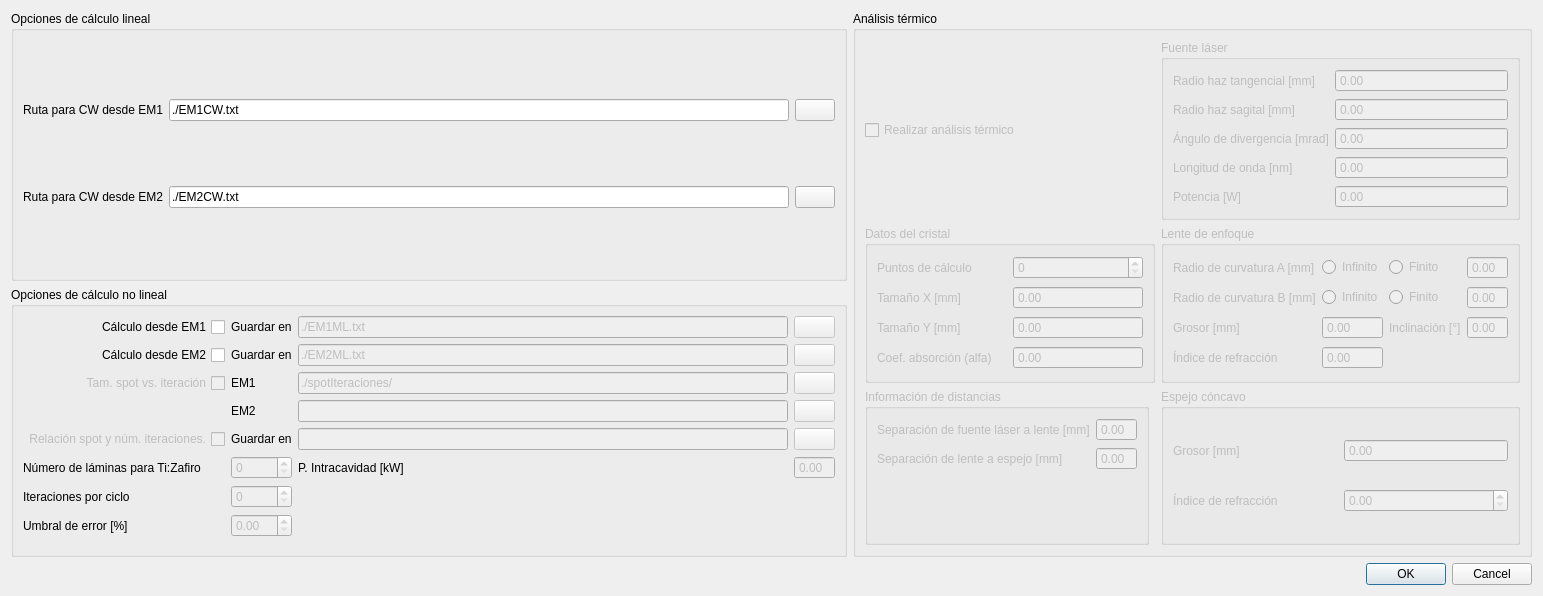
<?xml version="1.0" encoding="UTF-8"?>
<ui version="4.0">
 <class>opcionesLaser</class>
 <widget class="QDialog" name="opcionesLaser">
  <property name="enabled">
   <bool>true</bool>
  </property>
  <property name="geometry">
   <rect>
    <x>0</x>
    <y>0</y>
    <width>1543</width>
    <height>596</height>
   </rect>
  </property>
  <property name="windowTitle">
   <string>Dialog</string>
  </property>
  <layout class="QGridLayout" name="gridLayout">
   <item row="0" column="1">
    <widget class="QGroupBox" name="OpLin">
     <property name="title">
      <string>Opciones de cálculo lineal</string>
     </property>
     <layout class="QGridLayout" name="gridLayout_2">
      <item row="1" column="2">
       <widget class="QPushButton" name="menuRutaEM2CW">
        <property name="enabled">
         <bool>true</bool>
        </property>
        <property name="layoutDirection">
         <enum>Qt::LeftToRight</enum>
        </property>
        <property name="text">
         <string/>
        </property>
        <property name="icon">
         <iconset>
          <normaloff>../../../../../../usr/share/icons/Adwaita/22x22/places/folder.png</normaloff>../../../../../../usr/share/icons/Adwaita/22x22/places/folder.png</iconset>
        </property>
       </widget>
      </item>
      <item row="0" column="1">
       <widget class="QLineEdit" name="rutaEM1CW">
        <property name="enabled">
         <bool>true</bool>
        </property>
        <property name="text">
         <string>./EM1CW.txt</string>
        </property>
        <property name="placeholderText">
         <string/>
        </property>
       </widget>
      </item>
      <item row="0" column="2">
       <widget class="QPushButton" name="menuRutaEM1CW">
        <property name="enabled">
         <bool>true</bool>
        </property>
        <property name="layoutDirection">
         <enum>Qt::LeftToRight</enum>
        </property>
        <property name="text">
         <string/>
        </property>
        <property name="icon">
         <iconset>
          <normaloff>../../../../../../usr/share/icons/Adwaita/22x22/places/folder.png</normaloff>../../../../../../usr/share/icons/Adwaita/22x22/places/folder.png</iconset>
        </property>
       </widget>
      </item>
      <item row="0" column="0">
       <widget class="QLabel" name="label">
        <property name="text">
         <string>Ruta para CW desde EM1</string>
        </property>
       </widget>
      </item>
      <item row="1" column="0">
       <widget class="QLabel" name="label_2">
        <property name="text">
         <string>Ruta para CW desde EM2</string>
        </property>
       </widget>
      </item>
      <item row="1" column="1">
       <widget class="QLineEdit" name="rutaEM2CW">
        <property name="enabled">
         <bool>true</bool>
        </property>
        <property name="text">
         <string>./EM2CW.txt</string>
        </property>
        <property name="placeholderText">
         <string/>
        </property>
       </widget>
      </item>
     </layout>
    </widget>
   </item>
   <item row="2" column="1" colspan="2">
    <widget class="QDialogButtonBox" name="buttonBox">
     <property name="orientation">
      <enum>Qt::Horizontal</enum>
     </property>
     <property name="standardButtons">
      <set>QDialogButtonBox::Cancel|QDialogButtonBox::Ok</set>
     </property>
    </widget>
   </item>
   <item row="0" column="2" rowspan="2">
    <widget class="QGroupBox" name="OpTerm">
     <property name="title">
      <string>Análisis térmico</string>
     </property>
     <layout class="QGridLayout" name="gridLayout_4">
      <item row="0" column="3">
       <widget class="QGroupBox" name="Pump">
        <property name="enabled">
         <bool>false</bool>
        </property>
        <property name="title">
         <string>Fuente láser</string>
        </property>
        <layout class="QFormLayout" name="formLayout">
         <item row="0" column="0">
          <widget class="QLabel" name="label_10">
           <property name="text">
            <string>Radio haz tangencial [mm]</string>
           </property>
          </widget>
         </item>
         <item row="1" column="0">
          <widget class="QLabel" name="label_11">
           <property name="text">
            <string>Radio haz sagital [mm]</string>
           </property>
          </widget>
         </item>
         <item row="0" column="1">
          <widget class="QDoubleSpinBox" name="wPumpTan">
           <property name="buttonSymbols">
            <enum>QAbstractSpinBox::NoButtons</enum>
           </property>
          </widget>
         </item>
         <item row="1" column="1">
          <widget class="QDoubleSpinBox" name="wPumpSag">
           <property name="buttonSymbols">
            <enum>QAbstractSpinBox::NoButtons</enum>
           </property>
          </widget>
         </item>
         <item row="2" column="0">
          <widget class="QLabel" name="label_14">
           <property name="text">
            <string>Ángulo de divergencia [mrad]</string>
           </property>
          </widget>
         </item>
         <item row="2" column="1">
          <widget class="QDoubleSpinBox" name="pumpDiv">
           <property name="buttonSymbols">
            <enum>QAbstractSpinBox::NoButtons</enum>
           </property>
          </widget>
         </item>
         <item row="3" column="0">
          <widget class="QLabel" name="label_18">
           <property name="text">
            <string>Longitud de onda [nm]</string>
           </property>
          </widget>
         </item>
         <item row="3" column="1">
          <widget class="QDoubleSpinBox" name="lambdaPump">
           <property name="buttonSymbols">
            <enum>QAbstractSpinBox::NoButtons</enum>
           </property>
          </widget>
         </item>
         <item row="4" column="0">
          <widget class="QLabel" name="label_19">
           <property name="text">
            <string>Potencia [W]</string>
           </property>
          </widget>
         </item>
         <item row="4" column="1">
          <widget class="QDoubleSpinBox" name="pumpP">
           <property name="buttonSymbols">
            <enum>QAbstractSpinBox::NoButtons</enum>
           </property>
          </widget>
         </item>
        </layout>
       </widget>
      </item>
      <item row="3" column="3">
       <widget class="QGroupBox" name="Espejo">
        <property name="enabled">
         <bool>false</bool>
        </property>
        <property name="title">
         <string>Espejo cóncavo</string>
        </property>
        <layout class="QGridLayout" name="gridLayout_5">
         <item row="0" column="0">
          <widget class="QLabel" name="label_20">
           <property name="text">
            <string>Grosor [mm]</string>
           </property>
          </widget>
         </item>
         <item row="0" column="1">
          <widget class="QDoubleSpinBox" name="tESpinBox">
           <property name="buttonSymbols">
            <enum>QAbstractSpinBox::NoButtons</enum>
           </property>
          </widget>
         </item>
         <item row="1" column="0">
          <widget class="QLabel" name="label_21">
           <property name="text">
            <string>Índice de refracción</string>
           </property>
          </widget>
         </item>
         <item row="1" column="1">
          <widget class="QDoubleSpinBox" name="nESpinBox"/>
         </item>
        </layout>
       </widget>
      </item>
      <item row="1" column="3">
       <widget class="QGroupBox" name="Lente">
        <property name="enabled">
         <bool>false</bool>
        </property>
        <property name="title">
         <string>Lente de enfoque</string>
        </property>
        <layout class="QGridLayout" name="gridLayout_6">
         <item row="2" column="2">
          <widget class="QLabel" name="label_16">
           <property name="text">
            <string>Inclinación [°]</string>
           </property>
          </widget>
         </item>
         <item row="0" column="0">
          <widget class="QLabel" name="label_12">
           <property name="text">
            <string>Radio de curvatura A [mm]</string>
           </property>
          </widget>
         </item>
         <item row="2" column="3">
          <widget class="QDoubleSpinBox" name="inclinacionSpinBox">
           <property name="buttonSymbols">
            <enum>QAbstractSpinBox::NoButtons</enum>
           </property>
          </widget>
         </item>
         <item row="0" column="1">
          <widget class="QRadioButton" name="R11Inf">
           <property name="text">
            <string>Infinito</string>
           </property>
           <attribute name="buttonGroup">
            <string notr="true">R11</string>
           </attribute>
          </widget>
         </item>
         <item row="0" column="3">
          <widget class="QDoubleSpinBox" name="R11SpinBox">
           <property name="buttonSymbols">
            <enum>QAbstractSpinBox::NoButtons</enum>
           </property>
          </widget>
         </item>
         <item row="0" column="2">
          <widget class="QRadioButton" name="R11Fin">
           <property name="text">
            <string>Finito</string>
           </property>
           <attribute name="buttonGroup">
            <string notr="true">R11</string>
           </attribute>
          </widget>
         </item>
         <item row="2" column="0">
          <widget class="QLabel" name="label_15">
           <property name="text">
            <string>Grosor [mm]</string>
           </property>
          </widget>
         </item>
         <item row="2" column="1">
          <widget class="QDoubleSpinBox" name="tLSpinBox">
           <property name="buttonSymbols">
            <enum>QAbstractSpinBox::NoButtons</enum>
           </property>
          </widget>
         </item>
         <item row="1" column="0">
          <widget class="QLabel" name="label_13">
           <property name="text">
            <string>Radio de curvatura B [mm]</string>
           </property>
          </widget>
         </item>
         <item row="1" column="1">
          <widget class="QRadioButton" name="R12Inf">
           <property name="text">
            <string>Infinito</string>
           </property>
           <attribute name="buttonGroup">
            <string notr="true">R12</string>
           </attribute>
          </widget>
         </item>
         <item row="1" column="2">
          <widget class="QRadioButton" name="R12Fin">
           <property name="text">
            <string>Finito</string>
           </property>
           <attribute name="buttonGroup">
            <string notr="true">R12</string>
           </attribute>
          </widget>
         </item>
         <item row="1" column="3">
          <widget class="QDoubleSpinBox" name="R12SpinBox">
           <property name="buttonSymbols">
            <enum>QAbstractSpinBox::NoButtons</enum>
           </property>
          </widget>
         </item>
         <item row="3" column="0">
          <widget class="QLabel" name="label_17">
           <property name="text">
            <string>Índice de refracción</string>
           </property>
          </widget>
         </item>
         <item row="3" column="1">
          <widget class="QDoubleSpinBox" name="nLSpinBox">
           <property name="buttonSymbols">
            <enum>QAbstractSpinBox::NoButtons</enum>
           </property>
          </widget>
         </item>
        </layout>
       </widget>
      </item>
      <item row="1" column="1" colspan="2">
       <widget class="QGroupBox" name="Cristal">
        <property name="enabled">
         <bool>false</bool>
        </property>
        <property name="title">
         <string>Datos del cristal</string>
        </property>
        <layout class="QGridLayout" name="gridLayout_7">
         <item row="0" column="0">
          <widget class="QLabel" name="label_6">
           <property name="text">
            <string>Puntos de cálculo</string>
           </property>
          </widget>
         </item>
         <item row="2" column="0">
          <widget class="QLabel" name="label_8">
           <property name="text">
            <string>Tamaño Y [mm]</string>
           </property>
          </widget>
         </item>
         <item row="1" column="1">
          <widget class="QDoubleSpinBox" name="tamX">
           <property name="enabled">
            <bool>false</bool>
           </property>
           <property name="buttonSymbols">
            <enum>QAbstractSpinBox::NoButtons</enum>
           </property>
          </widget>
         </item>
         <item row="0" column="1">
          <widget class="QSpinBox" name="N">
           <property name="enabled">
            <bool>false</bool>
           </property>
          </widget>
         </item>
         <item row="1" column="0">
          <widget class="QLabel" name="label_7">
           <property name="text">
            <string>Tamaño X [mm]</string>
           </property>
          </widget>
         </item>
         <item row="2" column="1">
          <widget class="QDoubleSpinBox" name="tamY">
           <property name="enabled">
            <bool>false</bool>
           </property>
           <property name="buttonSymbols">
            <enum>QAbstractSpinBox::NoButtons</enum>
           </property>
          </widget>
         </item>
         <item row="3" column="0">
          <widget class="QLabel" name="label_27">
           <property name="text">
            <string>Coef. absorción (alfa)</string>
           </property>
          </widget>
         </item>
         <item row="3" column="1">
          <widget class="QDoubleSpinBox" name="alphaSpinBox">
           <property name="buttonSymbols">
            <enum>QAbstractSpinBox::NoButtons</enum>
           </property>
          </widget>
         </item>
        </layout>
        <zorder>N</zorder>
        <zorder>label_6</zorder>
        <zorder>label_7</zorder>
        <zorder>tamX</zorder>
        <zorder>label_8</zorder>
        <zorder>tamY</zorder>
        <zorder>label_27</zorder>
        <zorder>alphaSpinBox</zorder>
       </widget>
      </item>
      <item row="0" column="1">
       <widget class="QCheckBox" name="enableTermico">
        <property name="enabled">
         <bool>false</bool>
        </property>
        <property name="text">
         <string>Realizar análisis térmico</string>
        </property>
       </widget>
      </item>
      <item row="3" column="1">
       <widget class="QGroupBox" name="Distancias">
        <property name="enabled">
         <bool>false</bool>
        </property>
        <property name="title">
         <string>Información de distancias</string>
        </property>
        <layout class="QFormLayout" name="formLayout_2">
         <item row="0" column="0">
          <widget class="QLabel" name="label_22">
           <property name="text">
            <string>Separación de fuente láser a lente [mm]</string>
           </property>
          </widget>
         </item>
         <item row="0" column="1">
          <widget class="QDoubleSpinBox" name="FuenteALenteSpinBox">
           <property name="buttonSymbols">
            <enum>QAbstractSpinBox::NoButtons</enum>
           </property>
          </widget>
         </item>
         <item row="1" column="0">
          <widget class="QLabel" name="label_23">
           <property name="text">
            <string>Separación de lente a espejo [mm]</string>
           </property>
          </widget>
         </item>
         <item row="1" column="1">
          <widget class="QDoubleSpinBox" name="LenteAEspejoSpinBox">
           <property name="buttonSymbols">
            <enum>QAbstractSpinBox::NoButtons</enum>
           </property>
          </widget>
         </item>
        </layout>
       </widget>
      </item>
     </layout>
    </widget>
   </item>
   <item row="1" column="1">
    <widget class="QGroupBox" name="OpNoLin">
     <property name="title">
      <string>Opciones de cálculo no lineal</string>
     </property>
     <layout class="QGridLayout" name="gridLayout_3">
      <item row="6" column="0">
       <widget class="QLabel" name="label_9">
        <property name="text">
         <string>Número de láminas para Ti:Zafiro</string>
        </property>
       </widget>
      </item>
      <item row="6" column="2">
       <widget class="QLabel" name="label_29">
        <property name="text">
         <string>P. Intracavidad [kW]</string>
        </property>
       </widget>
      </item>
      <item row="0" column="1">
       <widget class="QLabel" name="label_3">
        <property name="text">
         <string>Guardar en</string>
        </property>
       </widget>
      </item>
      <item row="1" column="1">
       <widget class="QLabel" name="label_4">
        <property name="text">
         <string>Guardar en</string>
        </property>
       </widget>
      </item>
      <item row="1" column="2">
       <widget class="QLineEdit" name="rutaEM2ML">
        <property name="enabled">
         <bool>false</bool>
        </property>
        <property name="text">
         <string>./EM2ML.txt</string>
        </property>
       </widget>
      </item>
      <item row="4" column="1">
       <widget class="QLabel" name="label_26">
        <property name="text">
         <string>Guardar en</string>
        </property>
       </widget>
      </item>
      <item row="1" column="0">
       <widget class="QCheckBox" name="enableEM2ML">
        <property name="layoutDirection">
         <enum>Qt::RightToLeft</enum>
        </property>
        <property name="text">
         <string>Cálculo desde EM2</string>
        </property>
       </widget>
      </item>
      <item row="8" column="0">
       <widget class="QLabel" name="label_24">
        <property name="text">
         <string>Umbral de error [%]</string>
        </property>
       </widget>
      </item>
      <item row="6" column="1">
       <widget class="QSpinBox" name="numLaminasSpinBox">
        <property name="enabled">
         <bool>false</bool>
        </property>
       </widget>
      </item>
      <item row="2" column="2">
       <widget class="QLineEdit" name="rutaSpotIterEM1">
        <property name="enabled">
         <bool>false</bool>
        </property>
        <property name="text">
         <string>./spotIteraciones/</string>
        </property>
       </widget>
      </item>
      <item row="7" column="0">
       <widget class="QLabel" name="label_25">
        <property name="text">
         <string>Iteraciones por ciclo</string>
        </property>
       </widget>
      </item>
      <item row="3" column="3">
       <widget class="QPushButton" name="menuRutaSpotIterEM2">
        <property name="enabled">
         <bool>false</bool>
        </property>
        <property name="text">
         <string/>
        </property>
        <property name="icon">
         <iconset>
          <normaloff>../../../../../../usr/share/icons/Adwaita/22x22/places/folder.png</normaloff>../../../../../../usr/share/icons/Adwaita/22x22/places/folder.png</iconset>
        </property>
       </widget>
      </item>
      <item row="3" column="2">
       <widget class="QLineEdit" name="rutaSpotIterEM2">
        <property name="enabled">
         <bool>false</bool>
        </property>
       </widget>
      </item>
      <item row="2" column="0">
       <widget class="QCheckBox" name="enableSpotIter">
        <property name="enabled">
         <bool>false</bool>
        </property>
        <property name="layoutDirection">
         <enum>Qt::RightToLeft</enum>
        </property>
        <property name="text">
         <string>Tam. spot vs. iteración</string>
        </property>
       </widget>
      </item>
      <item row="3" column="1">
       <widget class="QLabel" name="label_28">
        <property name="text">
         <string>EM2</string>
        </property>
       </widget>
      </item>
      <item row="4" column="0">
       <widget class="QCheckBox" name="SpotIterMax">
        <property name="enabled">
         <bool>false</bool>
        </property>
        <property name="layoutDirection">
         <enum>Qt::RightToLeft</enum>
        </property>
        <property name="text">
         <string>Relación spot y núm. iteraciones.</string>
        </property>
       </widget>
      </item>
      <item row="1" column="3">
       <widget class="QPushButton" name="menuRutaEM2ML">
        <property name="enabled">
         <bool>false</bool>
        </property>
        <property name="text">
         <string/>
        </property>
        <property name="icon">
         <iconset>
          <normaloff>../../../../../../usr/share/icons/Adwaita/22x22/places/folder.png</normaloff>../../../../../../usr/share/icons/Adwaita/22x22/places/folder.png</iconset>
        </property>
       </widget>
      </item>
      <item row="0" column="3">
       <widget class="QPushButton" name="menuRutaEM1ML">
        <property name="enabled">
         <bool>false</bool>
        </property>
        <property name="text">
         <string/>
        </property>
        <property name="icon">
         <iconset>
          <normaloff>../../../../../../usr/share/icons/Adwaita/22x22/places/folder.png</normaloff>../../../../../../usr/share/icons/Adwaita/22x22/places/folder.png</iconset>
        </property>
       </widget>
      </item>
      <item row="4" column="2">
       <widget class="QLineEdit" name="rutaIterMax">
        <property name="enabled">
         <bool>false</bool>
        </property>
       </widget>
      </item>
      <item row="0" column="0">
       <widget class="QCheckBox" name="enableEM1ML">
        <property name="layoutDirection">
         <enum>Qt::RightToLeft</enum>
        </property>
        <property name="text">
         <string>Cálculo desde EM1</string>
        </property>
       </widget>
      </item>
      <item row="8" column="1">
       <widget class="QDoubleSpinBox" name="umbralSpinBox">
        <property name="enabled">
         <bool>false</bool>
        </property>
       </widget>
      </item>
      <item row="4" column="3">
       <widget class="QPushButton" name="menuRutaIterMax">
        <property name="enabled">
         <bool>false</bool>
        </property>
        <property name="text">
         <string/>
        </property>
        <property name="icon">
         <iconset>
          <normaloff>../../../../../../usr/share/icons/Adwaita/22x22/places/folder.png</normaloff>../../../../../../usr/share/icons/Adwaita/22x22/places/folder.png</iconset>
        </property>
       </widget>
      </item>
      <item row="0" column="2">
       <widget class="QLineEdit" name="rutaEM1ML">
        <property name="enabled">
         <bool>false</bool>
        </property>
        <property name="text">
         <string>./EM1ML.txt</string>
        </property>
       </widget>
      </item>
      <item row="2" column="1">
       <widget class="QLabel" name="label_5">
        <property name="text">
         <string>EM1</string>
        </property>
       </widget>
      </item>
      <item row="2" column="3">
       <widget class="QPushButton" name="menuRutaSpotIterEM1">
        <property name="enabled">
         <bool>false</bool>
        </property>
        <property name="text">
         <string/>
        </property>
        <property name="icon">
         <iconset>
          <normaloff>../../../../../../usr/share/icons/Adwaita/22x22/places/folder.png</normaloff>../../../../../../usr/share/icons/Adwaita/22x22/places/folder.png</iconset>
        </property>
       </widget>
      </item>
      <item row="7" column="1">
       <widget class="QSpinBox" name="iterSpinBox">
        <property name="enabled">
         <bool>false</bool>
        </property>
       </widget>
      </item>
      <item row="6" column="3">
       <widget class="QDoubleSpinBox" name="PLaserSpinBox">
        <property name="enabled">
         <bool>false</bool>
        </property>
        <property name="buttonSymbols">
         <enum>QAbstractSpinBox::NoButtons</enum>
        </property>
       </widget>
      </item>
     </layout>
    </widget>
   </item>
  </layout>
 </widget>
 <tabstops>
  <tabstop>rutaEM1CW</tabstop>
  <tabstop>menuRutaEM1CW</tabstop>
  <tabstop>rutaEM2CW</tabstop>
  <tabstop>menuRutaEM2CW</tabstop>
  <tabstop>enableEM1ML</tabstop>
  <tabstop>rutaEM1ML</tabstop>
  <tabstop>menuRutaEM1ML</tabstop>
  <tabstop>enableEM2ML</tabstop>
  <tabstop>rutaEM2ML</tabstop>
  <tabstop>menuRutaEM2ML</tabstop>
  <tabstop>enableSpotIter</tabstop>
  <tabstop>rutaSpotIterEM1</tabstop>
  <tabstop>menuRutaSpotIterEM1</tabstop>
  <tabstop>numLaminasSpinBox</tabstop>
  <tabstop>iterSpinBox</tabstop>
  <tabstop>umbralSpinBox</tabstop>
  <tabstop>enableTermico</tabstop>
  <tabstop>N</tabstop>
  <tabstop>tamX</tabstop>
  <tabstop>tamY</tabstop>
  <tabstop>FuenteALenteSpinBox</tabstop>
  <tabstop>LenteAEspejoSpinBox</tabstop>
  <tabstop>wPumpTan</tabstop>
  <tabstop>wPumpSag</tabstop>
  <tabstop>pumpDiv</tabstop>
  <tabstop>lambdaPump</tabstop>
  <tabstop>pumpP</tabstop>
  <tabstop>R11Inf</tabstop>
  <tabstop>R11Fin</tabstop>
  <tabstop>R11SpinBox</tabstop>
  <tabstop>R12Inf</tabstop>
  <tabstop>R12Fin</tabstop>
  <tabstop>R12SpinBox</tabstop>
  <tabstop>tLSpinBox</tabstop>
  <tabstop>inclinacionSpinBox</tabstop>
  <tabstop>nLSpinBox</tabstop>
  <tabstop>tESpinBox</tabstop>
  <tabstop>nESpinBox</tabstop>
 </tabstops>
 <resources/>
 <connections>
  <connection>
   <sender>buttonBox</sender>
   <signal>accepted()</signal>
   <receiver>opcionesLaser</receiver>
   <slot>accept()</slot>
   <hints>
    <hint type="sourcelabel">
     <x>258</x>
     <y>585</y>
    </hint>
    <hint type="destinationlabel">
     <x>157</x>
     <y>274</y>
    </hint>
   </hints>
  </connection>
  <connection>
   <sender>buttonBox</sender>
   <signal>rejected()</signal>
   <receiver>opcionesLaser</receiver>
   <slot>reject()</slot>
   <hints>
    <hint type="sourcelabel">
     <x>326</x>
     <y>585</y>
    </hint>
    <hint type="destinationlabel">
     <x>286</x>
     <y>274</y>
    </hint>
   </hints>
  </connection>
 </connections>
 <buttongroups>
  <buttongroup name="R12"/>
  <buttongroup name="R11"/>
 </buttongroups>
</ui>
